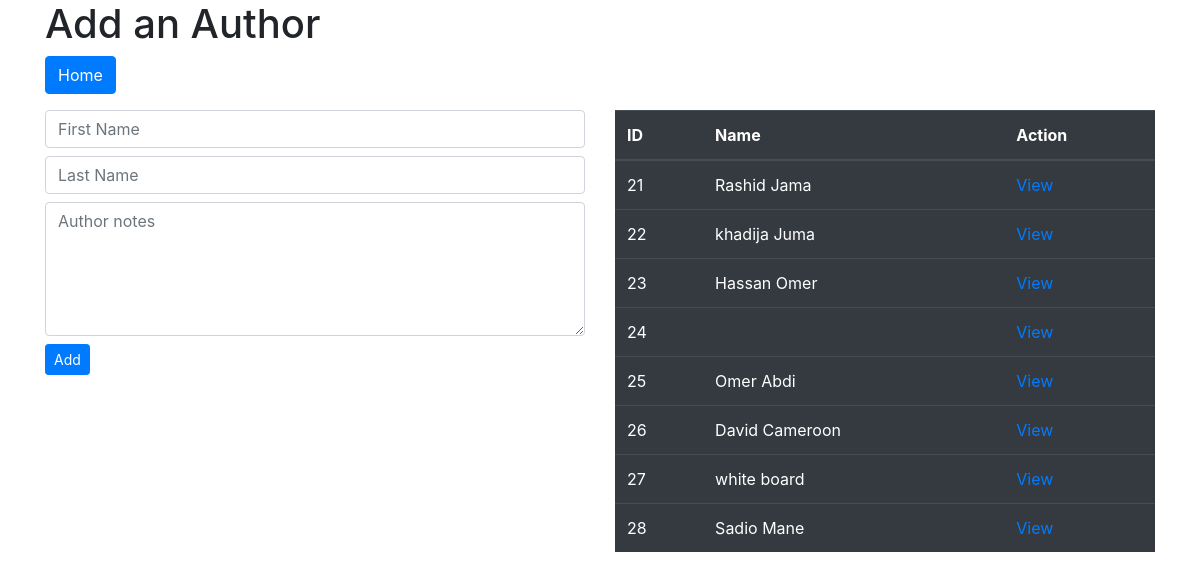
The app's page /authors with its own data.
### books_authors_app/models.py (models this page shows)
class Author(models.Model):
  first_name = models.CharField(max_length=255)
  last_name = models.CharField(max_length=255)
  notes = models.TextField(default="Good author")
  books = models.ManyToManyField(Book, related_name="authors")
  created_at = models.DateTimeField(auto_now_add=True)
  updated_at = models.DateTimeField(auto_now=True)

### books_authors_app/views.py (the view)
# urls.py: path('authors', views.authors),
def authors(request):
  context = {
    'authors': Author.objects.all(),
    'books': Book.objects.all()
  }
  return render(request, 'authors.html', context)

### books_authors_app/templates/authors.html (shortened to what this page needs)
<!DOCTYPE html>
<html lang="en">
<head>
  <link rel="stylesheet" href="https://stackpath.bootstrapcdn.com/bootstrap/4.5.0/css/bootstrap.min.css">
</head>
<body>
  <div class="container">
  <h1>Add an Author</h1>
  <a href="/" class="btn btn-primary mb-3">Home</a>
  <div class="row">
    <div class="col-sm-6">
  <form action="/create_authors" method="POST" class="form-group">
  <input type="text" name="first" placeholder="First Name" class="form-control mb-2">
  <input type="text" name="last" placeholder="Last Name" class="form-control mb-2">
  <textarea name="notes" placeholder="Author notes" cols="16" rows="5" class="form-control mb-2"></textarea>
  <button class="btn btn-sm btn-primary">Add</button>
  </form>
    </div>
    <div class="col-sm-6">
  <table class="table table-dark">
    <thead>
      <tr>
        <th>ID</th>
        <th>Name</th>
        <th>Action</th>
      </tr>
    </thead>
    <tbody>
        {% for author in authors %}
        <tr>
          <td>{{author.id}}</td>
        <td>{{author.first_name}} {{author.last_name}}</td>
        <td><a href="{% url 'author' author.id %}">View</a></td>
        </tr>
        {% endfor %}
    </tbody>
  </table>
    </div>
  </div>
  </div>
</body>
</html>

### records on screen
Author: id "21", first_name "Rashid", last_name "Jama"
Author: id "22", first_name "khadija", last_name "Juma"
Author: id "23", first_name "Hassan", last_name "Omer"
Author: id "24"
Author: id "25", first_name "Omer", last_name "Abdi"
Author: id "26", first_name "David", last_name "Cameroon"
Author: id "27", first_name "white", last_name "board"
Author: id "28", first_name "Sadio", last_name "Mane"
